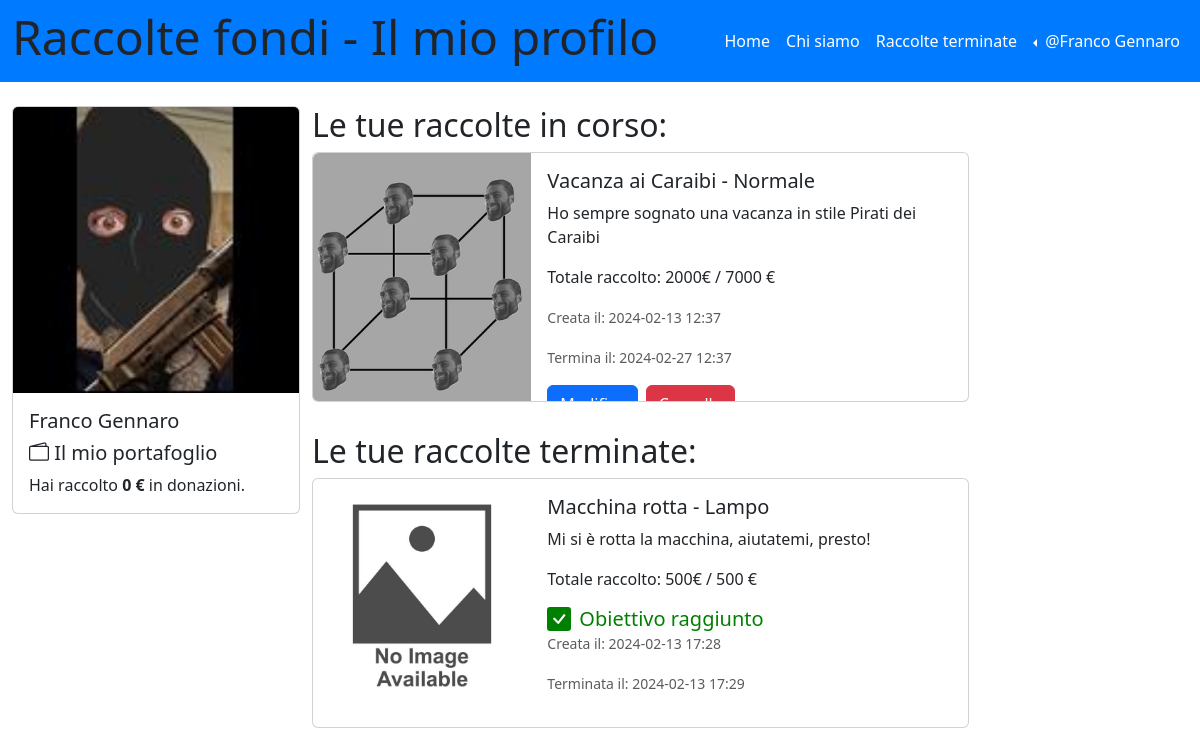
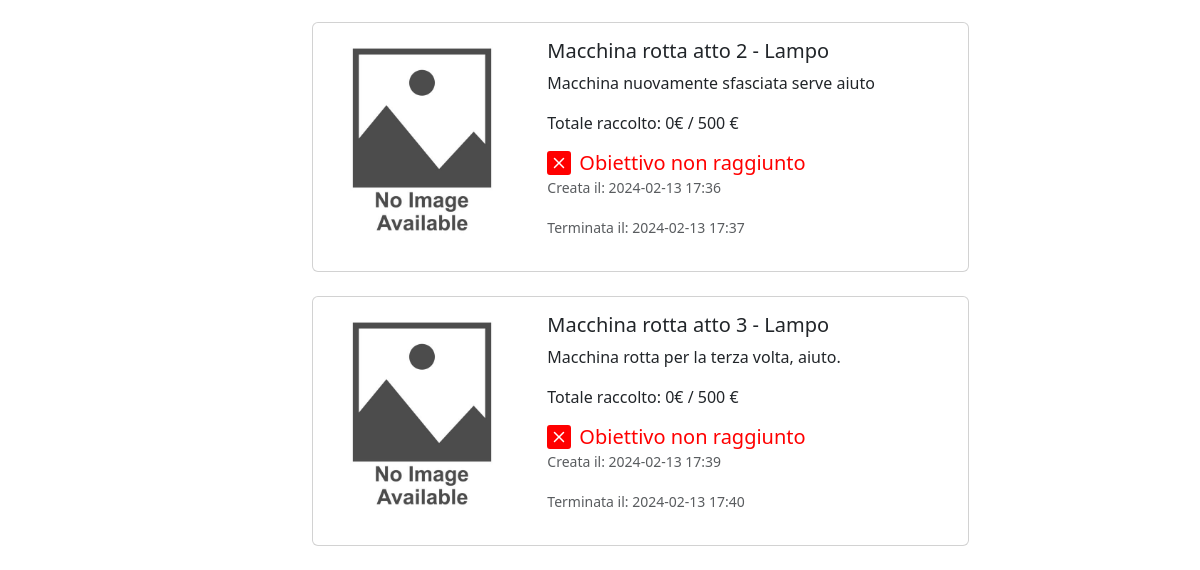
The app's page /le_mie_raccolte (signed in), older data (2 pictures, top to bottom).
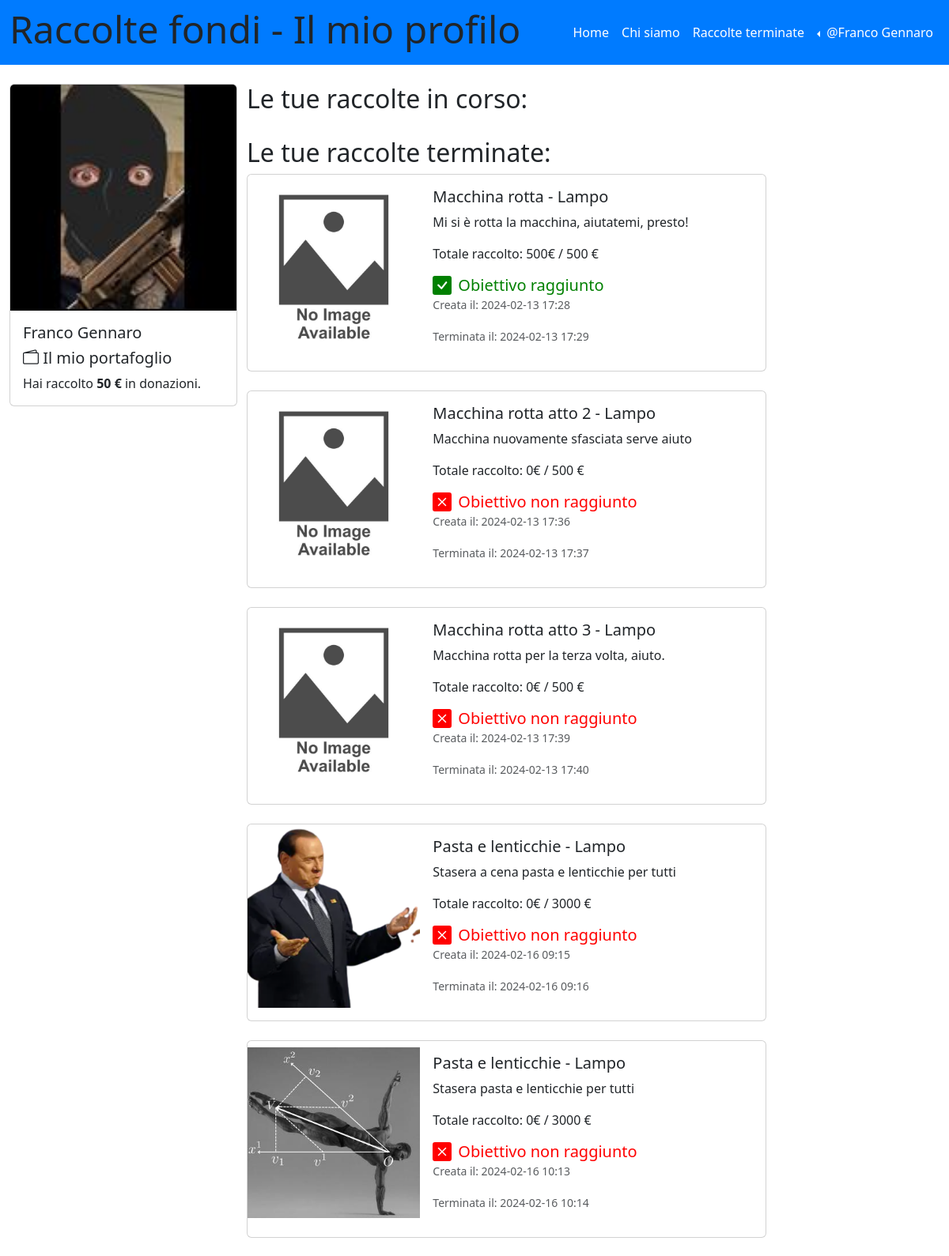
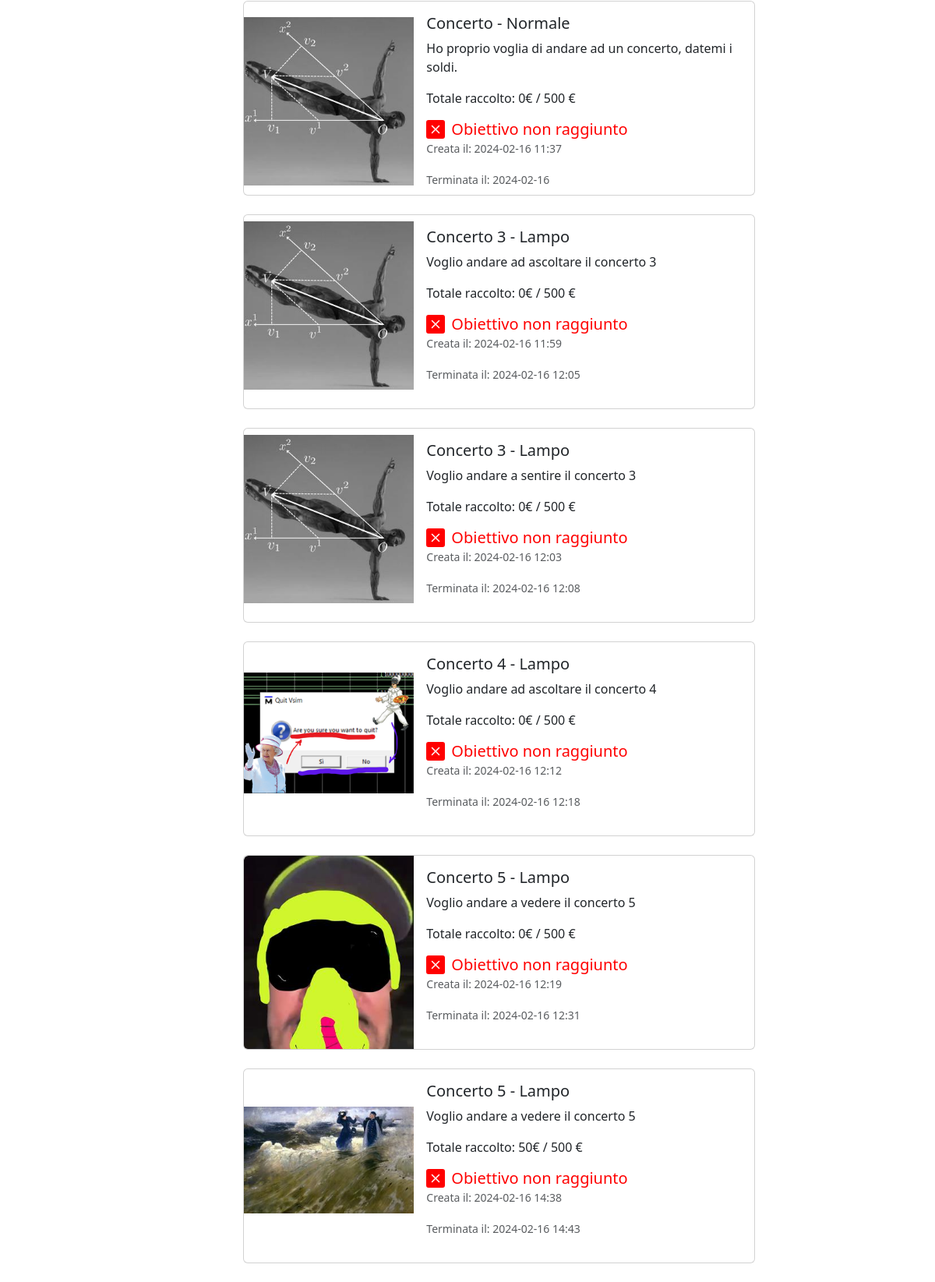
The same page, newer data (2 pictures, top to bottom).
### tables this page shows
CREATE TABLE "utenti" (
	"id_utente"	INTEGER UNIQUE,
	"email"	TEXT NOT NULL UNIQUE,
	"password"	TEXT NOT NULL UNIQUE,
	"nome"	TEXT NOT NULL,
	"cognome"	TEXT NOT NULL,
	"immagine_utente"	TEXT,
	"portafoglio"	NUMERIC,
	PRIMARY KEY("id_utente" AUTOINCREMENT)
);

CREATE TABLE "raccolte" (
	"id_raccolta"	INTEGER NOT NULL UNIQUE,
	"nome_raccolta"	TEXT NOT NULL,
	"descrizione"	TEXT,
	"immagine"	TEXT,
	"data_creazione"	TEXT,
	"data_termine"	TEXT,
	"cifra_attuale"	NUMERIC,
	"cifra_da_raggiungere"	NUMERIC,
	"tipo_raccolta"	TEXT,
	"organizzatore_raccolta"	INTEGER,
	"importo_minimo"	NUMERIC,
	"status"	TEXT DEFAULT 'attiva',
	"aggiornata"	TEXT DEFAULT 'no',
	"importo_massimo"	NUMERIC, tipo_modificabile TEXT,
	PRIMARY KEY("id_raccolta" AUTOINCREMENT),
	FOREIGN KEY("organizzatore_raccolta") REFERENCES "utenti"("id_utente")
);

### app.py (the view)
@app.route('/le_mie_raccolte')
@login_required
def le_mie_raccolte():
    id_utente = current_user.id_utente
    raccolte_utente_db = raccolte_dao.get_raccolta_by_id_utente(id_utente)
    '''Nella pagina "le mie raccolte" è possibile modificare le raccolte in corso.
    Il tipo delle raccolte è modificabile da normale a lampo solo se non sono trascorsi più
    di 5 minuti dalla creazione della raccolta. Pertanto bisogna verificare quanto tempo è trascorso
    dalla creazione di ciascuna raccolta e aggiornare un campo "modificabile" che garantirà o meno
    la modifica del campo "lampo" nel form di modifica'''
    now = datetime.utcnow()
    raccolte_modificate = []
    for raccolta in raccolte_utente_db:
        raccolta_dict = dict(raccolta)
        data_creazione = datetime.strptime(raccolta_dict['data_creazione'], '%Y-%m-%d %H:%M')
        raccolta_dict['modificabile'] = (now - data_creazione) <= timedelta(minutes=5)
        raccolte_modificate.append(raccolta_dict)
    return render_template('le_mie_raccolte.html', raccolte_utente = raccolte_modificate)

### app.py (called while the page is built)
@app.before_request
def update_before_request():
    app.logger.info('Inizio update_status_e_portafoglio')
    try:
        raccolte_dao.update_status_e_portafoglio()
        app.logger.info('Fine update_status_e_portafoglio')
        raccolte_dao.update_tipo_modificabile()
        app.logger.info('Fine update_tipo_modificabile')
    except Exception as e:
        print('Error during update:', str(e))

@login_manager.user_loader
def load_user(user_id):
    db_user = utenti_dao.get_user_by_id(user_id)
    if db_user is not None:
        user = User(id_utente=db_user['id_utente'], nome=db_user['nome'], cognome=db_user['cognome'], email=db_user['email'], password=db_user['password'], immagine_utente=db_user['immagine_utente'], portafoglio=db_user['portafoglio'])
    else:
        user = None
    return user

### raccolte_dao.py (called while the page is built)
def get_raccolta_by_id_utente(id_utente):
    conn = sqlite3.connect('db/raccolte_fondi.db')
    conn.row_factory = sqlite3.Row
    cursor = conn.cursor()
    sql = 'SELECT * FROM raccolte WHERE raccolte.organizzatore_raccolta = ?'
    cursor.execute(sql, (id_utente,))
    raccolte_utente = cursor.fetchall()
    cursor.close()
    conn.close()
    return raccolte_utente

def update_tipo_modificabile():
    conn = sqlite3.connect('db/raccolte_fondi.db')
    conn.row_factory = sqlite3.Row
    cursor = conn.cursor()
    success = False
    now = datetime.now()
    cinque_minuti_fa = now - timedelta(minutes=5)
    try:
        sql_aggiorna_tipo_modificabile = '''
            UPDATE raccolte
            SET tipo_modificabile = "no"
            WHERE data_creazione <= ? AND tipo_modificabile = "si"
        '''
        cursor.execute(sql_aggiorna_tipo_modificabile, (cinque_minuti_fa.strftime("%Y-%m-%d %H:%M"),))
        conn.commit()
        success = True
        print("Aggiornamento 'tipo_modificabile' completato con successo.")
    except Exception as e:
        print('Errore durante l\'aggiornamento del campo "tipo_modificabile":', e)
        conn.rollback()
    finally:
        conn.close()
    return success

### utenti_dao.py (called while the page is built)
def get_user_by_id(id):
    conn = sqlite3.connect('db/raccolte_fondi.db')
    conn.row_factory = sqlite3.Row
    cursor = conn.cursor()
    sql = 'SELECT * FROM utenti WHERE id_utente = ?'
    cursor.execute(sql, (id,))
    user = cursor.fetchone()
    cursor.close()
    conn.close()
    return user

### templates/le_mie_raccolte.html (shortened to what this page needs)
{% extends "base.html" %}
{% block page_name%}Il mio profilo{%endblock%}
{% block content %}
<div class="container">
    <div class="row">
        <div class="col-lg-3">
            <aside id="myaside">
                <div class="card" style="width: 18rem;">
                    {% if current_user.immagine_utente %}
                    <img src="{{ url_for('static', filename=current_user.immagine_utente) }}" class="card-img-top" alt="Immagine dell'utente">
                    {% else %}
                    <img src="{{ url_for('static', filename='no_immagine_utente.jpg') }}" class="card-img-top" alt="Immagine di default dell'utente">
                    {% endif %}
                    <div class="card-body">
                        <h5 class="card-title">{{ current_user.nome }} {{ current_user.cognome }}</h5>
                        <h5 class="card-title"><i class="bi bi-wallet2"></i> Il mio portafoglio</h5>
                        <p class="card-text">Hai raccolto <strong>{{ current_user.portafoglio }} €</strong> in donazioni.</p>
                    </div>
                </div>
            </aside>
        </div>
<main class="col-lg-9">
            <div class="col-9">
                <h2>Le tue raccolte in corso:</h2>
                {% for raccolta in raccolte_utente %}
                    {% if raccolta.status == "attiva" %}
                        <div class="card mb-4 fixed-height-card" >
                            <div class="row g-0">
                                    <div class="col-md-4 card-img-container">
                                    {% if raccolta.immagine %}
                                        <img src="{{ url_for('static', filename=raccolta.immagine) }}" class="img-fluid rounded-start" alt="Questa è l'immagine della raccolta {{ raccolta.nome_raccolta | e }}">
                                    {% else %}
                                    <img src="{{ url_for('static', filename='no_immagine_raccolta.jpg') }}" class="img-fluid rounded-start" alt="La raccolta {{ raccolta.nome_raccolta | e }} non ha immagine">
                                    {% endif %}
                                    </div>
                                <div class="col-md-8">
                                    <div class="card-body">
                                        <h5 class="card-title">
                                            {{ raccolta.nome_raccolta | e }}
                                            - {% if raccolta.tipo_raccolta == 'lampo' %} Lampo
                                            {% else %} Normale
                                            {% endif %}
                                        </h5>
                                        <p class="card-text">{{ raccolta.descrizione }}</p>
                                        <p class="card-text">Totale raccolto: {{ raccolta.cifra_attuale }}€ / {{ raccolta.cifra_da_raggiungere }} €</p>
                                        {% if raccolta.tipo_raccolta == 'lampo' %}
                                            <p class="card-text"><small class="text-muted">Creata alle ore: {{ raccolta.data_creazione.split(' ')[1] }}</small></p>
                                            <p class="card-text"><small class="text-muted">Termina alle ore: {{ raccolta.data_termine.split(' ')[1] }}</small></p>
                                        {% else %}
                                            <p class="card-text"><small class="text-muted">Creata il: {{ raccolta.data_creazione }}</small></p>
                                            <p class="card-text"><small class="text-muted">Termina il: {{ raccolta.data_termine }}</small></p>
                                        {% endif %}
                            <div class="d-flex justify-content-start">
                                <button type="button" class="btn btn-primary me-2" data-bs-toggle="modal" data-bs-target="#createModal">
                                    Modifica
                                </button>
                                        <form action="{{ url_for('cancella_raccolta', id_raccolta=raccolta.id_raccolta) }}" method="POST" onsubmit="return confirm('Sei sicuro di voler cancellare questa raccolta?');">
                                            <button type="submit" class="btn btn-danger">Cancella</button>
                                        </form>
                                        </div>
                                    </div>
                                </div>
                            </div>
                        </div>
                        {% endif %}
                    {% endfor %}
                        <h2>Le tue raccolte terminate:</h2>
                        {% for raccolta in raccolte_utente %}
                            {% if raccolta.status == "terminata" %}
                                <div class="card mb-4 fixed-height-card">
                                    <div class="row g-0">
                                            <div class="col-md-4 card-img-container">
                                                {% if raccolta.immagine %}
                                                <img src="{{ url_for('static', filename=raccolta.immagine) }}" class="img-fluid rounded-start" alt="Questa è l'immagine della raccolta {{ raccolta.nome_raccolta | e }}">
                                                {% else %}
                                                <img src="{{ url_for('static', filename='no_immagine_raccolta.jpg') }}" class="img-fluid rounded-start" alt="Questa è l'immagine della raccolta {{ raccolta.nome_raccolta | e }}">
                                                {% endif %}
                                            </div>
                                        <div class="col-md-8">
                                            <div class="card-body">
                                                <h5 class="card-title">
                                                    {{ raccolta.nome_raccolta | e }}
                                                    - {% if raccolta.tipo_raccolta == 'lampo' %} Lampo
                                                    {% else %} Normale
                                                    {% endif %}
                                                </h5>
                                                <p class="card-text">{{ raccolta.descrizione }}</p>
                                                <p class="card-text">Totale raccolto: {{ raccolta.cifra_attuale }}€ / {{ raccolta.cifra_da_raggiungere }} €</p>
                                                <div class="d-flex align-items-center">
                                                {% if raccolta.cifra_attuale >= raccolta.cifra_da_raggiungere %}
                                                    <h5 class="raccolte_terminate_successo mb-0">Obiettivo raggiunto</h5>
                                                    {%  else %}
                                                    <h5 class="raccolte_terminate_fallita mb-0">Obiettivo non raggiunto</h5>
                                                {% endif %}
                                                </div>
                                                <p class="card-text"><small class="text-muted">Creata il: {{ raccolta.data_creazione }}</small></p>
                                                <p class="card-text"><small class="text-muted">Terminata il: {{ raccolta.data_termine }}</small></p>
                                            </div>
                                        </div>
                                    </div>
                                </div>
                            {% endif %}
                        {% endfor %}
                    </div>
                </div>
            </div>
    </div>
</div>
{% endblock %}

### templates/base.html (shortened to what this page needs)
<!doctype html>
<html lang="en">
<head>
  <link href="https://cdn.jsdelivr.net/npm/bootstrap@5.3.2/dist/css/bootstrap.min.css" rel="stylesheet"
>
  <link rel="stylesheet" href="https://cdn.jsdelivr.net/npm/bootstrap-icons@1.11.2/font/bootstrap-icons.min.css">
  <link rel="stylesheet" href="{{ url_for('static', filename='style.css') }}">
</head>
<body>
  <header id="myheader">
    <nav class="navbar navbar-dark navbar-expand-lg mynavbar">
      <div class="container-fluid">
        <h1 class="display-5">Raccolte fondi - {% block page_name %}{% endblock %}</h1>
        <div class="collapse navbar-collapse" id="navbarSupportedContent">
          <ul class="navbar-nav ms-auto">
            <li class="nav-item">
              <a class="nav-link {%block home_active%}{% endblock %}" aria-current="page" href="/">Home</a>
            </li>
            <li class="nav-item">
              <a class="nav-link {%block about_active%}{% endblock %}" href="{{ url_for('about') }}">Chi siamo</a>
            </li>
            <li class="nav-item">
                <a class="nav-link {%block raccolte_terminate_active%}{% endblock %}" href="{{ url_for('raccolte_terminate') }}">Raccolte terminate</a>
              </li>
            {% if current_user.is_authenticated %}
            <li class="nav-item dropdown dropstart">
              <a class="nav-link dropdown-toggle" href="#" role="button" data-bs-toggle="dropdown"
                aria-expanded="false">
                @{{current_user.nome}} {{current_user.cognome}}
              </a>
            </li>
            {% else %}
            <li class="nav-item">
              <a class="nav-link {%block signup_active%}{% endblock %}" aria-current="page"
                href="{{ url_for('iscriviti') }}">Registrati</a>
            </li>
            {% endif %}
          </ul>
        </div>
      </div>
    </nav>
  </header>
  <div class="container-fluid mt-4">
    <div class="row">
      {%block content %}{% endblock %}
</body>
</html>

### static/style.css (style rules this page uses)
.mynavbar { background-color: #007bff; }
.navbar-dark .navbar-nav .nav-link { color: white; }
.d-flex.align-items-center { align-items: center; }
.fixed-height-card { height: 250px; overflow: hidden; }
.card-img-container img { height: 100%; width: 100%; object-fit: contain; object-position: center; }
.raccolte_terminate_successo { color:green }
.raccolte_terminate_fallita { color:red }

Row changes from the older to the newer data that the page shows:
removed raccolte: immagine (picture), nome_raccolta "Vacanza ai Caraibi", tipo_raccolta "Normale", descrizione "Ho sempre sognato una vacanza in stile Pirati dei Caraibi", cifra_attuale "2000", cifra_da_raggiungere "7000", data_creazione "2024-02-13 12:37", data_termine "2024-02-27 12:37", shown under "Le tue raccolte in corso:"
changed utenti "Franco": portafoglio "0" → "50"
added raccolte: immagine (picture), nome_raccolta "Pasta e lenticchie", tipo_raccolta "Lampo", descrizione "Stasera a cena pasta e lenticchie per tutti", cifra_attuale "0", cifra_da_raggiungere "3000", shows "Obiettivo non raggiunto", data_creazione "2024-02-16 09:15", data_termine "2024-02-16 09:16", shown under "Le tue raccolte terminate:"
added raccolte: immagine (picture), nome_raccolta "Pasta e lenticchie", tipo_raccolta "Lampo", descrizione "Stasera pasta e lenticchie per tutti", cifra_attuale "0", cifra_da_raggiungere "3000", shows "Obiettivo non raggiunto", data_creazione "2024-02-16 10:13", data_termine "2024-02-16 10:14", shown under "Le tue raccolte terminate:"
added raccolte: immagine (picture), nome_raccolta "Concerto", tipo_raccolta "Normale", descrizione "Ho proprio voglia di andare ad un concerto, datemi i soldi.", cifra_attuale "0", cifra_da_raggiungere "500", shows "Obiettivo non raggiunto", data_creazione "2024-02-16 11:37", data_termine "2024-02-16", shown under "Le tue raccolte terminate:"
added raccolte: immagine (picture), nome_raccolta "Concerto 3", tipo_raccolta "Lampo", descrizione "Voglio andare ad ascoltare il concerto 3", cifra_attuale "0", cifra_da_raggiungere "500", shows "Obiettivo non raggiunto", data_creazione "2024-02-16 11:59", data_termine "2024-02-16 12:05", shown under "Le tue raccolte terminate:"
added raccolte: immagine (picture), nome_raccolta "Concerto 3", tipo_raccolta "Lampo", descrizione "Voglio andare a sentire il concerto 3", cifra_attuale "0", cifra_da_raggiungere "500", shows "Obiettivo non raggiunto", data_creazione "2024-02-16 12:03", data_termine "2024-02-16 12:08", shown under "Le tue raccolte terminate:"
added raccolte: immagine (picture), nome_raccolta "Concerto 4", tipo_raccolta "Lampo", descrizione "Voglio andare ad ascoltare il concerto 4", cifra_attuale "0", cifra_da_raggiungere "500", shows "Obiettivo non raggiunto", data_creazione "2024-02-16 12:12", data_termine "2024-02-16 12:18", shown under "Le tue raccolte terminate:"
added raccolte: immagine (picture), nome_raccolta "Concerto 5", tipo_raccolta "Lampo", descrizione "Voglio andare a vedere il concerto 5", cifra_attuale "0", cifra_da_raggiungere "500", shows "Obiettivo non raggiunto", data_creazione "2024-02-16 12:19", data_termine "2024-02-16 12:31", shown under "Le tue raccolte terminate:"
added raccolte: immagine (picture), nome_raccolta "Concerto 5", tipo_raccolta "Lampo", descrizione "Voglio andare a vedere il concerto 5", cifra_attuale "50", cifra_da_raggiungere "500", shows "Obiettivo non raggiunto", data_creazione "2024-02-16 14:38", data_termine "2024-02-16 14:43", shown under "Le tue raccolte terminate:"
